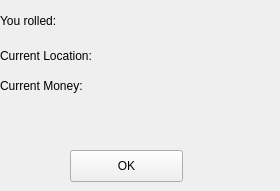
     <widget class="QWidget" name="page_16l">
      <widget class="QLabel" name="label_l2_7">
       <property name="geometry">
        <rect>
         <x>120</x>
         <y>40</y>
         <width>151</width>
         <height>31</height>
        </rect>
       </property>
       <property name="text">
        <string/>
       </property>
      </widget>
      <widget class="QLabel" name="label_l3_7">
       <property name="geometry">
        <rect>
         <x>100</x>
         <y>70</y>
         <width>131</width>
         <height>31</height>
        </rect>
       </property>
       <property name="text">
        <string/>
       </property>
      </widget>
      <widget class="QPushButton" name="pushButton_l8">
       <property name="geometry">
        <rect>
         <x>70</x>
         <y>150</y>
         <width>113</width>
         <height>32</height>
        </rect>
       </property>
       <property name="text">
        <string>OK</string>
       </property>
      </widget>
      <widget class="QLabel" name="label_l1_7">
       <property name="geometry">
        <rect>
         <x>100</x>
         <y>0</y>
         <width>61</width>
         <height>31</height>
        </rect>
       </property>
       <property name="text">
        <string/>
       </property>
      </widget>
      <widget class="QLabel" name="label_100">
       <property name="geometry">
        <rect>
         <x>0</x>
         <y>40</y>
         <width>111</width>
         <height>31</height>
        </rect>
       </property>
       <property name="text">
        <string>Current Location:</string>
       </property>
      </widget>
      <widget class="QLabel" name="label_101">
       <property name="geometry">
        <rect>
         <x>0</x>
         <y>70</y>
         <width>111</width>
         <height>31</height>
        </rect>
       </property>
       <property name="text">
        <string>Current Money:</string>
       </property>
      </widget>
      <widget class="QLabel" name="label_102">
       <property name="geometry">
        <rect>
         <x>0</x>
         <y>0</y>
         <width>81</width>
         <height>41</height>
        </rect>
       </property>
       <property name="text">
        <string>You rolled:</string>
       </property>
      </widget>
     </widget>
